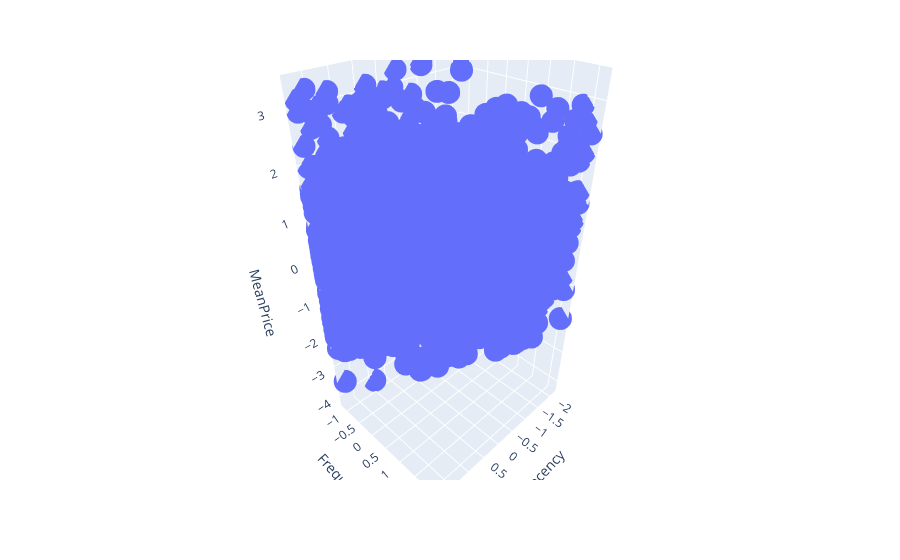

Write notebook code for a chart like this one.
### Code cell
px.scatter_3d(df_scaled,x ='Recency', y = 'Frequency' ,z = 'MeanPrice')

### Figure 1 — Plotly figure (JSON) as saved in the notebook; plotly's stock layout.template omitted (floating-point values rounded to 4 significant figures; data arrays with more than 128 entries replaced by an {"elided": "..."} marker saying what was removed)
{"data": [{"hovertemplate": "Recency=%{x}<br>Frequency=%{y}<br>MeanPrice=%{z}<extra></extra>", "legendgroup": "", "marker": {"color": "#636efa", "symbol": "circle"}, "mode": "markers", "name": "", "scene": "scene", "showlegend": false, "type": "scatter3d", "x": {"elided": "4169 float values"}, "y": {"elided": "4169 float values"}, "z": {"elided": "4169 float values"}}], "layout": {"legend": {"tracegroupgap": 0}, "margin": {"t": 60}, "scene": {"domain": {"x": [0, 1], "y": [0, 1]}, "xaxis": {"title": {"text": "Recency"}}, "yaxis": {"title": {"text": "Frequency"}}, "zaxis": {"title": {"text": "MeanPrice"}}}}}
